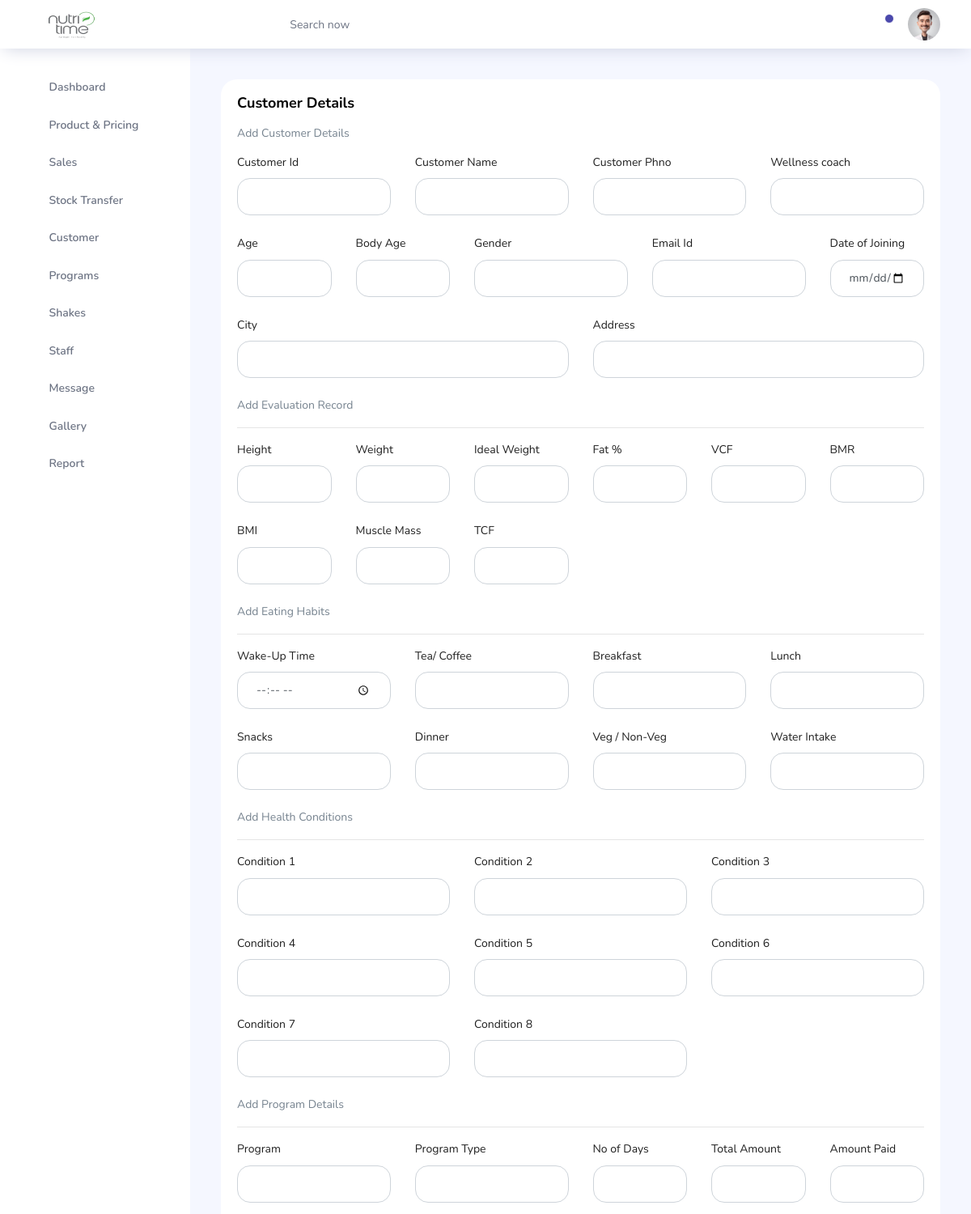
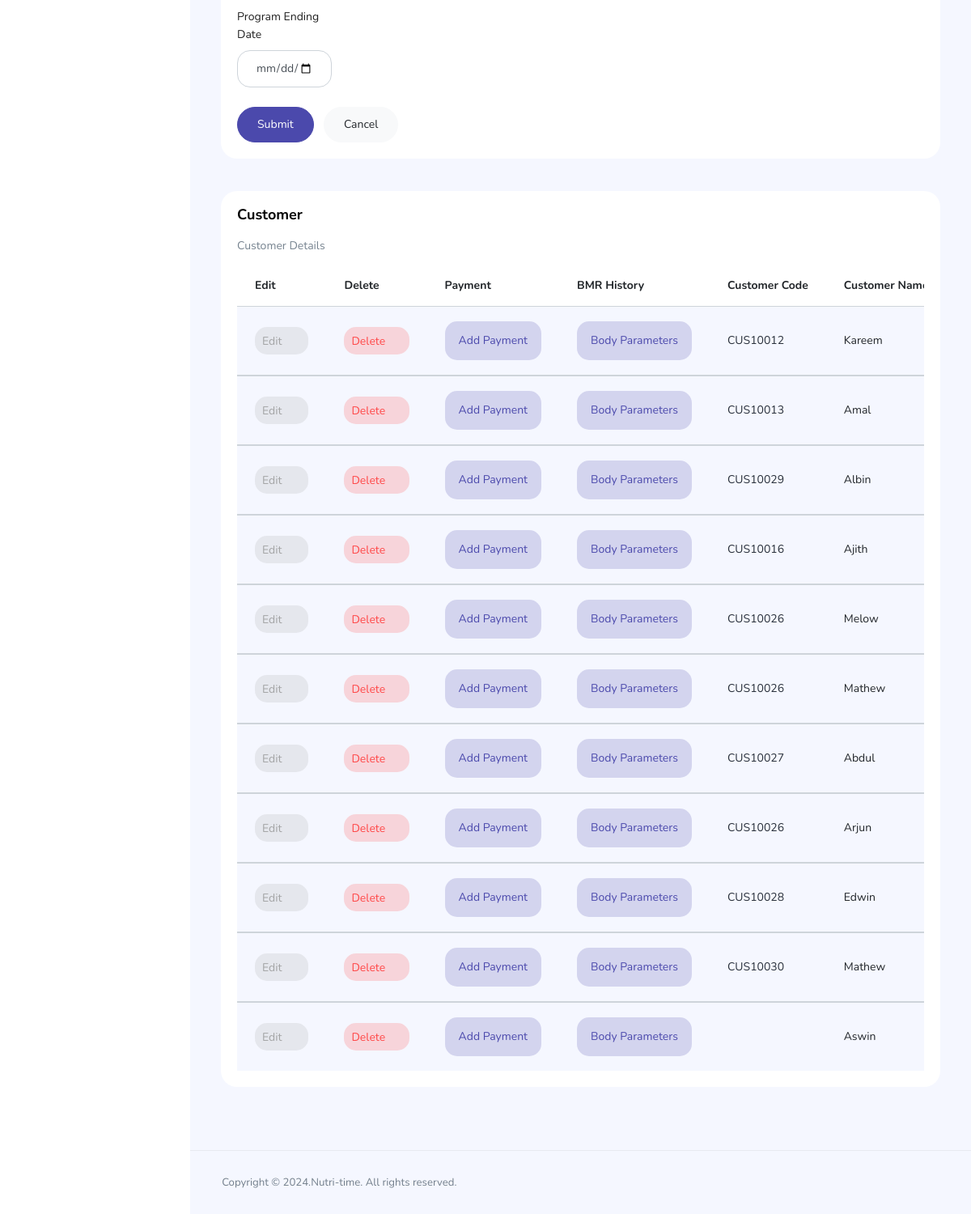
The page /Admin/pages/admin-customer.php (signed in) on the database its author committed (2 pictures, top to bottom).
### tables this page shows
CREATE TABLE `customer` (
  `cust_id` int(11) NOT NULL,
  `cust_code` varchar(50) NOT NULL,
  `cust_name` varchar(100) NOT NULL,
  `cust_phno` varchar(20) NOT NULL,
  `cust_invited` varchar(50) NOT NULL,
  `cust_age` varchar(10) NOT NULL,
  `cust_bodyage` varchar(10) NOT NULL,
  `cust_gender` varchar(25) NOT NULL,
  `cust_email` varchar(50) NOT NULL,
  `cust_password` varchar(50) NOT NULL,
  `cust_doj` varchar(50) NOT NULL,
  `cust_city` varchar(50) NOT NULL,
  `cust_address` varchar(100) NOT NULL,
  `cust_height` varchar(10) NOT NULL,
  `cust_weight` varchar(10) NOT NULL,
  `cust_idleweight` varchar(10) NOT NULL,
  `cust_fat` varchar(10) NOT NULL,
  `cust_vcf` varchar(50) NOT NULL,
  `cust_bmr` varchar(10) NOT NULL,
  `cust_bmi` varchar(10) NOT NULL,
  `cust_bmidate` varchar(100) NOT NULL,
  `cust_mm` varchar(10) NOT NULL,
  `cust_tsf` varchar(10) NOT NULL,
  `cust_waketime` varchar(10) NOT NULL,
  `cust_tea` varchar(50) NOT NULL,
  `cust_breakfast` varchar(100) NOT NULL,
  `cust_lunch` varchar(100) NOT NULL,
  `cust_snack` varchar(100) NOT NULL,
  `cust_dinner` varchar(100) NOT NULL,
  `cust_veg_nonveg` varchar(50) NOT NULL,
  `cust_waterintake` varchar(10) NOT NULL,
  `cust_cond1` varchar(100) NOT NULL,
  `cust_cond2` varchar(100) NOT NULL,
  `cust_cond3` varchar(100) NOT NULL,
  `cust_cond4` varchar(100) NOT NULL,
  `cust_cond5` varchar(100) NOT NULL,
  `cust_cond6` varchar(100) NOT NULL,
  `cust_cond7` varchar(100) NOT NULL,
  `cust_cond8` varchar(100) NOT NULL,
  `cust_prg` varchar(50) NOT NULL,
  `cust_prgtype` varchar(20) NOT NULL,
  `cust_noday` varchar(10) NOT NULL,
  `cust_total` varchar(20) NOT NULL,
  `cust_paid` varchar(20) DEFAULT NULL,
  `cust_paiddate` varchar(100) NOT NULL,
  `cust_remain` varchar(10) DEFAULT NULL,
  `cust_date` varchar(100) NOT NULL
);

### Admin/pages/admin-customer.php (the view, shortened to what the rows shown need)
<?php
include './connect.php';
?>
<!DOCTYPE html>
<html lang="en">
<head>
  <link rel="stylesheet" href="../vendors/feather/feather.css">
  <link rel="stylesheet" href="../vendors/ti-icons/css/themify-icons.css">
  <link rel="stylesheet" href="../css/vertical-layout-light/style.css">
</head>
<body>
  <div class="container-scroller">
    <?php
    include './topbar.php';
    ?>
    <div class="main-panel">
      <div class="content-wrapper">
        <div class="row">
          <div class="col-12 grid-margin stretch-card">
            <div class="card">
              <div class="card-body">
                <h1 class="card-title">Customer Details</h1>
              </div>
            </div>
          </div>
        </div>
        <div class="row">
          <div class="col-lg-12 grid-margin stretch-card">
            <div class="card">
              <div class="card-body">
                <div class="table-responsive">
                  <table class="table table-striped">
                    <thead>
                      <tr>
                        <th>Edit</th>
                        <th>Delete</th>
                        <th>Payment</th>
                        <th>BMR History</th>
                        <th>Customer Code</th>
                        <th>Customer Name</th>
                      </tr>
                    </thead>
                    <?php
                    $sql = mysqli_query($conn, "SELECT * FROM customer ORDER BY cust_id ");
                    while ($row = mysqli_fetch_assoc($sql)) {
                      $cus_id = $row['cust_id'];
                      $cus_code = $row['cust_code'];
                      $cus_name = $row['cust_name'];
                    ?>
                      <tbody>
                        <tr>
                          <td><a href="admin-customer.php?cusid=<?php echo $cus_id; ?>" class="btn btn-inverse-secondary btn-icon-text p-2">Edit <i class="ti-pencil-alt btn-icon-append"></i></a></td>
                          <td><a href="admin-customer.php?cusdid=<?php echo $cus_id; ?>" class="btn btn-inverse-danger btn-icon-text p-2">Delete<i class="ti-trash btn-icon-prepend"></i></a></td>
                          <td><a href="admin-customer.php?cusmdid=<?php echo $cus_id; ?>" class="btn btn-inverse-primary btn-icon-text p-3" data-toggle="modal" data-target="#exampleModal_<?php echo $cus_id; ?>">Add Payment</a></td>
                          <td><a href="admin-customer.php?cusmdid=<?php echo $cus_id; ?>" class="btn btn-inverse-primary btn-icon-text p-3" data-toggle="modal" data-target="#exampleModal2_<?php echo $cus_id; ?>">Body Parameters</a></td>
                          <td class="py-1"><a href="admin-customerdetails.php?prid=<?php echo $cus_id; ?>" class="text-dark"><?php echo $cus_code; ?></a></td>
                          <td><?php echo $cus_name; ?></td>
                        </tr>
                      </tbody>
                    <?php
                    }
                    ?>
                  </table>
                </div>
              </div>
            </div>
          </div>
        </div>
      </div>
    </div>
  </div>
  </div>
</body>
</html>

### rows shown on the page
customer: cust_code "CUS10012", cust_name "Kareem"
customer: cust_code "CUS10013", cust_name "Amal"
customer: cust_code "CUS10029", cust_name "Albin"
customer: cust_code "CUS10016", cust_name "Ajith"
customer: cust_code "CUS10026", cust_name "Melow"
customer: cust_code "CUS10026", cust_name "Mathew"
customer: cust_code "CUS10027", cust_name "Abdul"
customer: cust_code "CUS10026", cust_name "Arjun"
customer: cust_code "CUS10028", cust_name "Edwin"
customer: cust_code "CUS10030", cust_name "Mathew"
customer: cust_name "Aswin"
